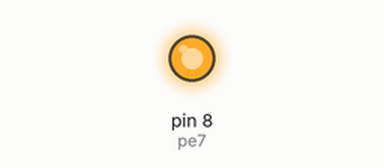
This sketch was run on a simulated Arduino Uno, built with avr-gcc and run on an emulated ATmega328P. Parts: output pins drawn as LEDs (lit = HIGH).

Above: at 1.5 s.
At 4.5 s:
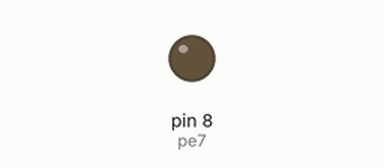
Timing chart, 0 to 7.8 s (numbered marks = the images above):
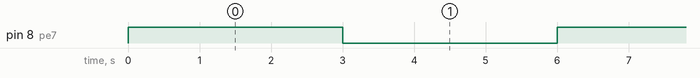

Measured:
- by itself, pin 8 (pe7): alternates HIGH for 3.0 s and LOW for 3.0 s

The sketch:

gpiotest.ino
```cpp
int ow2 = 15; // PD 6 ** 15 **
int pe7 = 8;
void setup() {
  // put your setup code here, to run once:
  pinMode(pe7, OUTPUT);

}

void loop() {
  // put your main code here, to run repeatedly:
  digitalWrite(pe7, HIGH);
  delay(3000);
   digitalWrite(pe7, LOW);
  delay(3000);
}
```
